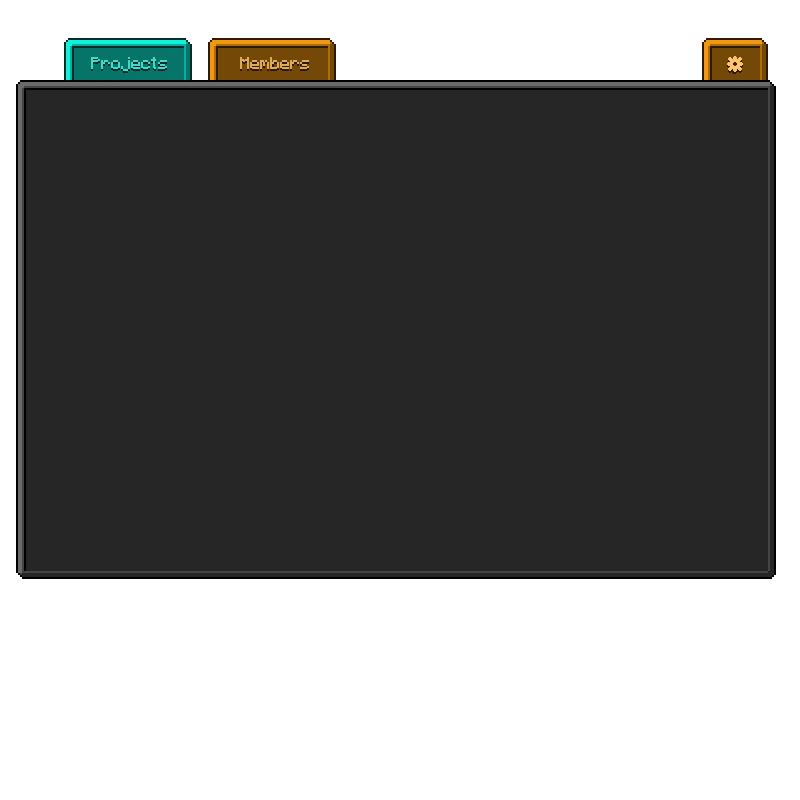
#> input picture art/frame-mockup.png, 800 x 800 px
$ python build_frame_atlas.py
#> lines starting #> are read from the running program, lines starting #| are printed output that depends on the picture
"""Builds src/main/resources/assets/gtnhkanban/textures/gui/frame.png from art/frame-mockup.png and art/card-mockup.png.

The mockups are pixel art drawn at 2 image pixels per art pixel. This script cuts it into pieces the mod stretches at
runtime, so panels and tabs can be any size while staying pixel-exact:

  (0, 0)    panel 9-slice source, 17x17: 8x8 corners, 1px edges, 1px centre
  (32, 0)   card fill 9-slice, 17x17, same layout: the card mockup's inner fill and inner shadow only
  (64, 0)   card border 9-slice: the mockup's bevel, brightened so its lightest grey is white; the mod tints it
            with the card type's color (multiplying back by the original grey gives the untinted look)
  (0, 32)   tab, selected (teal), 13x21: 6px left cap, 1px fill, 6px right cap
  (16, 32)  tab, normal (orange)
  (32, 32)  tab, hover (placeholder: normal, lightened)
  (48, 32)  tab, pressed (placeholder: normal, darkened)
  (80, 32)  tab, purple normal / (96, 32) hover / (112, 32) pressed: the orange set, hue-shifted (Projects tab)
  (96, 0)   column header 9-slice, 17x17, same layout (art/column-header.png, drawn at 1x)
  (0, 64)   priority icons, 16x16 each: low, medium, high (art/priority-*.png, drawn at 1x)
  (48, 64)  add-card button, 16x16 (art/add-card.png, drawn at 1x); (64, 64) its hover (generated: lightened)
  (64, 32)  cog glyph, 12x12 (11x11 gear plus a 1px drop shadow), transparent background

Usage (from the repository root, needs Pillow):  python art/build_frame_atlas.py
To restyle hover or pressed tabs, replace the generated pieces here with hand-drawn ones.
"""

import colorsys
from pathlib import Path

from PIL import Image

ROOT = Path(__file__).resolve().parent.parent
MOCKUP = ROOT / "art" / "frame-mockup.png"
CARD_MOCKUP = ROOT / "art" / "card-mockup.png"
PRIORITIES = ["low", "medium", "high"]
CARD_FILL = {(0x3C, 0x3C, 0x3C), (0x23, 0x23, 0x23)}
CARD_OUTLINE = (0x30, 0x30, 0x30)
CARD_BORDER_LIGHT = 0x9A
ATLAS = ROOT / "src" / "main" / "resources" / "assets" / "gtnhkanban" / "textures" / "gui" / "frame.png"

# Art-pixel coordinates in the mockup (inclusive).
PANEL = (8, 40, 387, 288)
SELECTED_TAB = (32, 19, 95, 39)
NORMAL_TAB = (104, 19, 167, 39)
PURPLE_HUE = 275
ORANGE_OUTLINE = (44, 26, 2)
ORANGE_TEXT = (225, 170, 86)
ORANGE_HOVER_TEXT = (255, 196, 106)
COG_LIGHT = (255, 196, 106, 255)
COG_SHADOW = (44, 26, 2, 255)
# Drawn by hand: the mockup's 8px cog reads as a blob at game scale. Symmetric so it centres on whole pixels.
COG = [
    "....###....",
    ".#..###..#.",
    ".#########.",
    "..#######..",
    "####...####",
    "####...####",
    "####...####",
    "..#######..",
    ".#########.",
    ".#..###..#.",
    "....###....",
]


def main():
    art = Image.open(MOCKUP).convert("RGBA")
#> art is the input picture: PIL image 800x800 RGBA; mean R, G, B, A 24.6, 25, 24, 156.4
    art = art.resize((art.width // 2, art.height // 2), Image.NEAREST)
#> art: PIL image 400x400 RGBA
    atlas = Image.new("RGBA", (256, 256), (0, 0, 0, 0))
#> atlas: PIL image 256x256 RGBA; every value is 0

    put_nine_slice(atlas, art, PANEL, 0, 0)
    card = half(Image.open(CARD_MOCKUP).convert("RGBA"))
    put_nine_slice(atlas, card, (0, 0, card.width - 1, card.height - 1), 32, 0)
    split_card(atlas, 32, 64)
    header = Image.open(ROOT / "art" / "column-header.png").convert("RGBA")
    put_nine_slice(atlas, header, (0, 0, header.width - 1, header.height - 1), 96, 0)
    for i, name in enumerate(PRIORITIES):
        atlas.paste(Image.open(ROOT / "art" / ("priority-%s.png" % name)).convert("RGBA"), (16 * i, 64))
    add = Image.open(ROOT / "art" / "add-card.png").convert("RGBA")
    atlas.paste(add, (48, 64))
    atlas.paste(shade(add, 1.25, outline=add.getpixel((1, 0))[:3]), (64, 64))
    selected = three_slice(art, SELECTED_TAB)
    normal = three_slice(art, NORMAL_TAB)
    atlas.paste(selected, (0, 32))
    atlas.paste(normal, (16, 32))
    atlas.paste(shade(normal, 1.25), (32, 32))
    atlas.paste(shade(normal, 0.8), (48, 32))
    atlas.paste(cog(), (64, 32))
    purple = hue_shift(normal, PURPLE_HUE)
    atlas.paste(purple, (80, 32))
    atlas.paste(shade(purple, 1.25, outline=hue_shift_color(ORANGE_OUTLINE, PURPLE_HUE)), (96, 32))
    atlas.paste(shade(purple, 0.8, outline=hue_shift_color(ORANGE_OUTLINE, PURPLE_HUE)), (112, 32))
    print("purple label", hex_rgb(hue_shift_color(ORANGE_TEXT, PURPLE_HUE)), "shadow",
          hex_rgb(hue_shift_color(ORANGE_OUTLINE, PURPLE_HUE)), "hover label",
          hex_rgb(hue_shift_color(ORANGE_HOVER_TEXT, PURPLE_HUE)))

    ATLAS.parent.mkdir(parents=True, exist_ok=True)
    atlas.save(ATLAS)
    print("wrote", ATLAS)


# [20 lines left out: functions half, split_card, not called in this run]


def crop(art, x0, y0, x1, y1):
    """Crop with inclusive art-pixel bounds."""
    return art.crop((x0, y0, x1 + 1, y1 + 1))


def put_nine_slice(atlas, art, box, ax, ay):
#> called with box = (8, 40, 387, 288), ax = 0, ay = 0
    x0, y0, x1, y1 = box
    mid_x, mid_y = (x0 + x1) // 2, (y0 + y1) // 2
    atlas.paste(crop(art, x0, y0, x0 + 7, y0 + 7), (ax, ay))
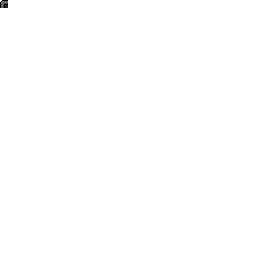
#> atlas: PIL image 256x256 RGBA; mean R, G, B, A 0.1, 0.1, 0.1, 0.2; transparent parts drawn white
    atlas.paste(crop(art, x1 - 7, y0, x1, y0 + 7), (ax + 9, ay))
    atlas.paste(crop(art, x0, y1 - 7, x0 + 7, y1), (ax, ay + 9))
    atlas.paste(crop(art, x1 - 7, y1 - 7, x1, y1), (ax + 9, ay + 9))
    atlas.paste(crop(art, mid_x, y0, mid_x, y0 + 7), (ax + 8, ay))
    atlas.paste(crop(art, mid_x, y1 - 7, mid_x, y1), (ax + 8, ay + 9))
    atlas.paste(crop(art, x0, mid_y, x0 + 7, mid_y), (ax, ay + 8))
    atlas.paste(crop(art, x1 - 7, mid_y, x1, mid_y), (ax + 9, ay + 8))
    atlas.paste(crop(art, mid_x, mid_y, mid_x, mid_y), (ax + 8, ay + 8))


# [7 lines left out: function three_slice, not called in this run]


def hue_shift_color(rgb, hue):
    h, s, v = colorsys.rgb_to_hsv(*(c / 255 for c in rgb))
    return tuple(int(c * 255) for c in colorsys.hsv_to_rgb(hue / 360, s, v))


# [10 lines left out: function hue_shift, not called in this run]


def hex_rgb(rgb):
    return "0x%02X%02X%02X" % rgb


# [25 lines left out: functions shade, cog, not called in this run]


if __name__ == "__main__":
#> (the run stopped early here; a loop or call above may not have finished)
